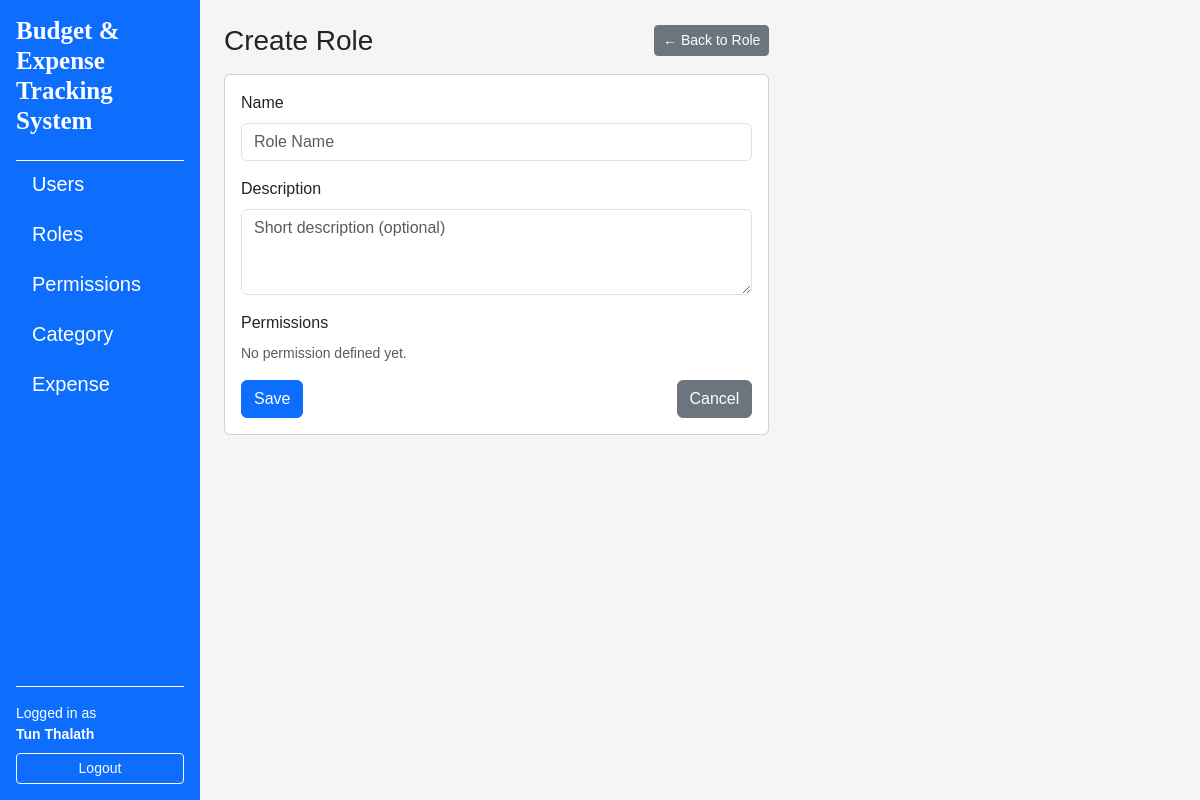
Page /roles/create (signed in) on the earlier database version.
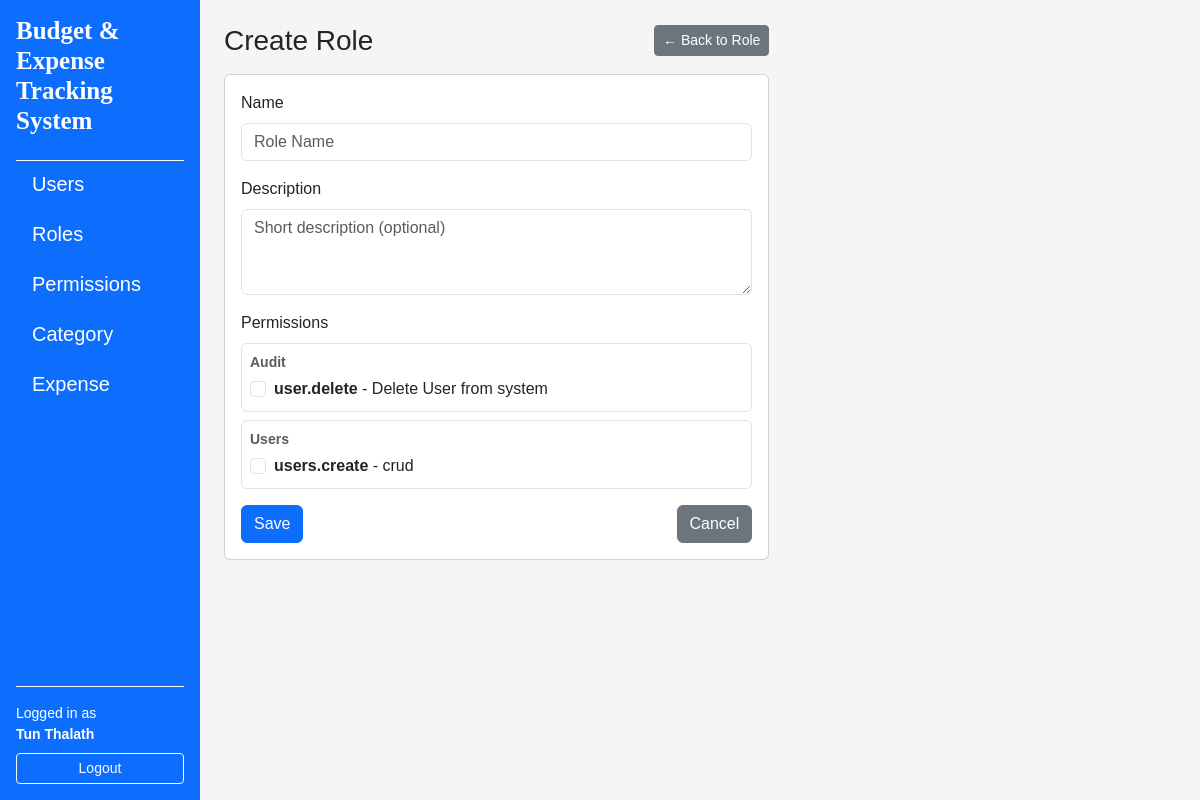
Same page on the later database version.
### app/models/permission.py (models this page shows, shortened)
class Permission(db.Model):
    __tablename__ = "permissions"
    id = db.Column(db.Integer, primary_key = True)
    code = db.Column(db.String(64), unique=True, nullable=False, index=True)
    name = db.Column(db.String(120), nullable=False)
    description = db.Column(db.String(255))
    module = db.Column(db.String(80), nullable=False, default="General")
    created_at = db.Column(db.DateTime, default = datetime.utcnow, nullable=False)
    updated_at = db.Column(db.DateTime, default = datetime.utcnow, onupdate = datetime.utcnow, nullable=False)
    roles = db.relationship("Role", secondary=role_permissions, back_populates = "permissions")

### app/routes/role_routes.py (the view, shortened to what this page needs)
@role_bp.route("/create", methods=["GET", "POST"])
@login_required
def create():
    form = RoleCreateForm()
    return render_template("roles/create.html", form=form)

### app/forms/role_forms.py (shortened to what this page needs)
class RoleCreateForm(FlaskForm):
    name = StringField(
        "Name",
        validators=[DataRequired(), Length(min=2, max=80)],
        render_kw={"placeholder": "Role Name"}
    )
    description = TextAreaField(
        "Description",
        render_kw={"placeholder": "Short description (optional)"},
    )
    permission_ids = MultiCheckBoxField(
        "Permissions",
        coerce=int,
        render_kw={"placeholder": "Permissions granted to this role"},
    )
    submit = SubmitField("Save")
    def __init__(self, *args, **kwargs):
        super().__init__(*args, **kwargs)
        self.permission_ids.choices = _permission_choices()
        self.permissions_by_module = _permissions_grouped_by_module()

### app/forms/role_forms.py (called while the page is built)
def _permission_choices():
    return [
        (perm.id, f"{perm.code} - {perm.name}")
        for perm in db.session.scalars(
            db.select(Permission).order_by(Permission.code)
        )
    ]

### app/templates/roles/create.html (shortened to what this page needs)
{% extends "layouts/base.html" %}
{% block content %}
<div class="row">
     <div class="col-lg-8 col-xl-7">
          <div class="d-flex justify-content-between align-items-center mb-3">
               <h1 class="h3 mb-0">Create Role</h1>
               <a
                    class="btn btn-secondary btn-sm"
                    href="{{ url_for('roles.index') }}"
               >← Back to Role</a>
          </div>
          <div class="card">
               <div class="card-body">
                   {% include "roles/_form.html" %}
               </div>
          </div>
     </div>
</div>
{% endblock %}

### app/templates/roles/_form.html (shortened to what this page needs)
<form method="post">
    <div class="mb-3">
        {{ form.name.label(class="form-label") }}
        {{ form.name(class="form-control") }}
    </div>
    <div class="mb-3">
        {{ form.description.label(class="form-label") }}
        {{ form.description(class="form-control", rows="3") }}
    </div>
    <div class="mb-3">
        <label class="form-label">{{ form.permission_ids.label.text }}</label>
        {% if form.permissions_by_module %}
            {% for module_name, perms in form.permissions_by_module.items() %}
            <div class="border rounded p-2 mb-2">
                <div class="fw-bold small text-muted mb-1">
                    {{ module_name }}
                </div>
                {% for perm in perms %}
                    <div class="form-check">
                        <input
                            class="form-check-input"
                            type="checkbox"
                            id="perm_{{ perm.id }}"
                            name="{{ form.permission_ids.name }}"
                            value="{{ perm.id }}"
                        >
                        <label class="form-check-label" for="perm_{{ perm.id }}">
                            <strong>{{ perm.code }}</strong> - {{ perm.name }}
                        </label>
                    </div>
                {% endfor %}
            </div>
            {% endfor %}
        {% else %}
            <p class="text-muted small">No permission defined yet.</p>
        {% endif %}
    </div>
    <div class="d-flex justify-content-between mt-3 ">
        {{ form.submit(class="btn btn-primary") }}
        <a href="{{ url_for('roles.index') }}" class="btn btn-secondary"> Cancel</a>
    </div>
</form>

Differences in the rows shown:
added Permission: module "Audit", code "user.delete", name "Delete User from system"
added Permission: module "Users", code "users.create", name "crud"
Other differences:
text no longer shown: "No permission defined yet."
